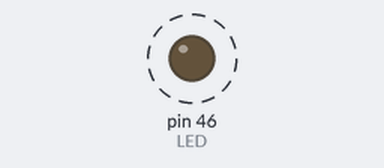
Recording of a program running on a simulated MicroPython board. Parts: output pins drawn as LEDs (lit = HIGH). Dashed ring = blinking. What the program prints to the serial console is not drawn.

Above: at 0.5 s.
Timing chart, 0 to 4.6 s (numbered marks = the images above):
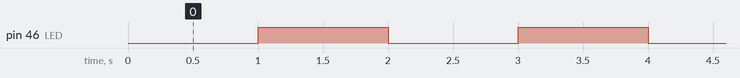

The program:

main.py
```python
'''
实验名称：定时器
版本：v1.0
日期：2022.4
作者：01Studio
说明：通过定时器让LED周期性每秒闪烁1次
'''
from machine import Pin,Timer

LED=Pin(46,Pin.OUT)
Counter = 0
Fun_Num = 0

def fun(tim):

    global Counter
    Counter = Counter + 1
    print(Counter)
    LED.value(Counter%2)

#使用定时器1
tim = Timer(1)
tim.init(period=1000, mode=Timer.PERIODIC,callback=fun) #周期为1000ms
```

Measured:
- by itself, pin 46 (LED): alternates HIGH for 1.0 s and LOW for 1.0 s
